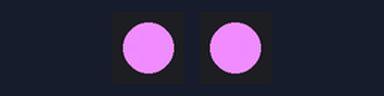
Bench run of a program on a simulated Raspberry Pi Pico running MicroPython. On the bench: 2 × 1 RGB LEDs in strip order, left to right.

Above: at 0.1 s.
At 1.1 s:
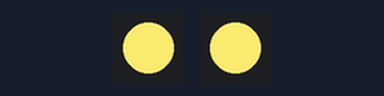
At 2.5 s:
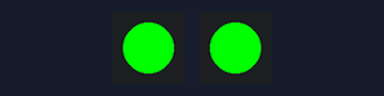
At 4.9 s:
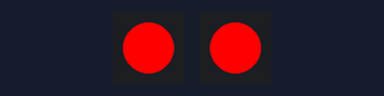
Timing chart, 0 to 5.2 s (numbered marks = the images above):
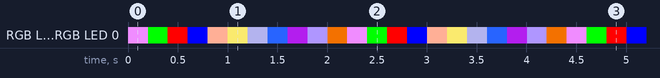

Measured:
- by itself, everything shown: repeats every 2.2 s, in 11 steps

The program:

day-six.py
```python
from neopixel import NeoPixel
from machine import Pin
import time


# Define the LED pin number (2) and number of LEDs (1)
GRBled = NeoPixel(Pin(0), 1)
GRBled2 = NeoPixel(Pin(1), 1)

# Define some GRB colour variables
white = 240, 140, 255  # White-ish!
red = 0, 255, 0
green = 255, 0, 0
blue = 0, 0, 255
yellow = 255, 175, 150
orange = 238, 223, 105
pink = 150, 150, 200
purple = 40, 100, 255
iceblue = 150, 25, 200
unicorn = 175, 150, 255
bogey = 215, 100, 0

# Define our colour list
colours = [
    white,
    red,
    green,
    blue,
    yellow,
    orange,
    pink,
    purple,
    iceblue,
    unicorn,
    bogey,
]

# GRBled.fill((white))
# GRBled.write()

while True:
    for colour in colours:
        GRBled.fill((colour))
        GRBled.write()
        GRBled2.fill((colour))
        GRBled2.write()
        time.sleep_ms(200)

# count = 0

# while True:
#     GRBled.fill((count, count, count))
#     GRBled.write()

#     count = 0 if count == 255 else count + 1
#     time.sleep_ms(200)
```
